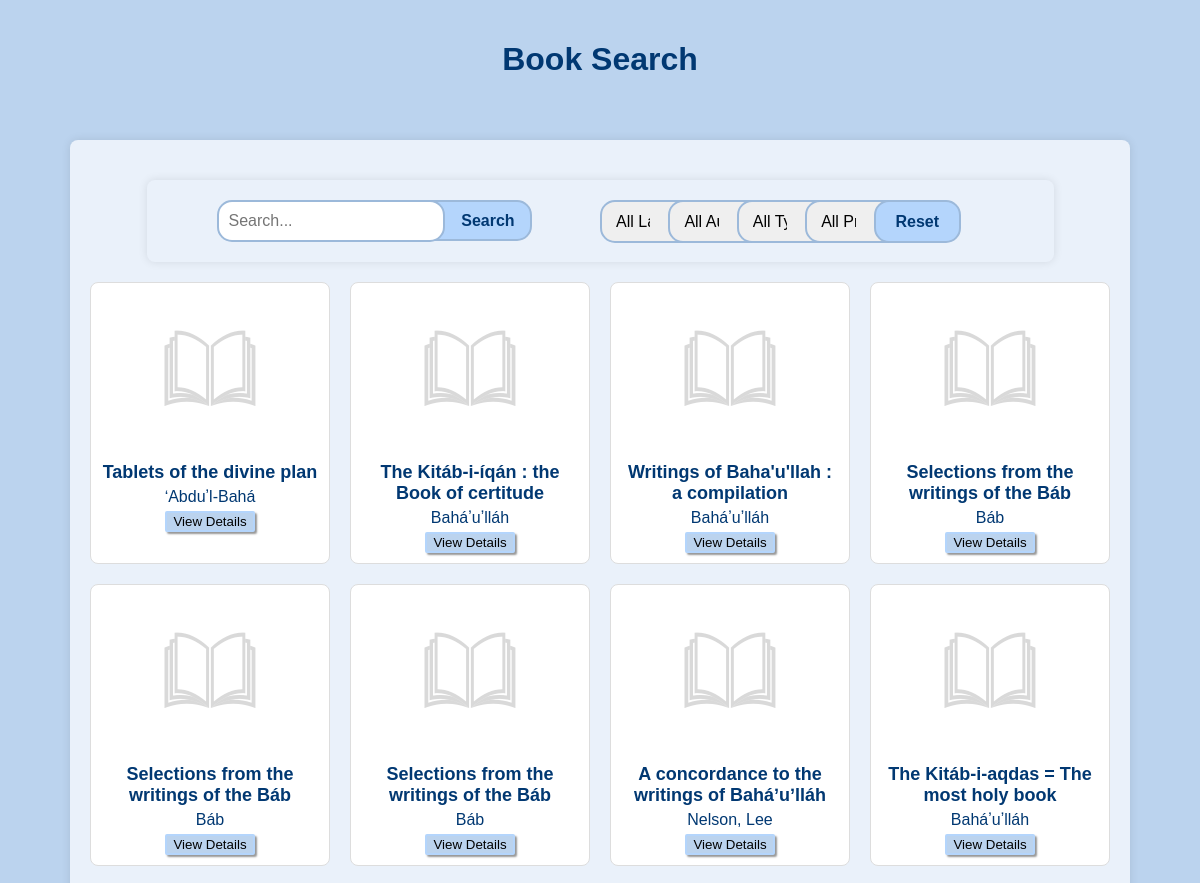
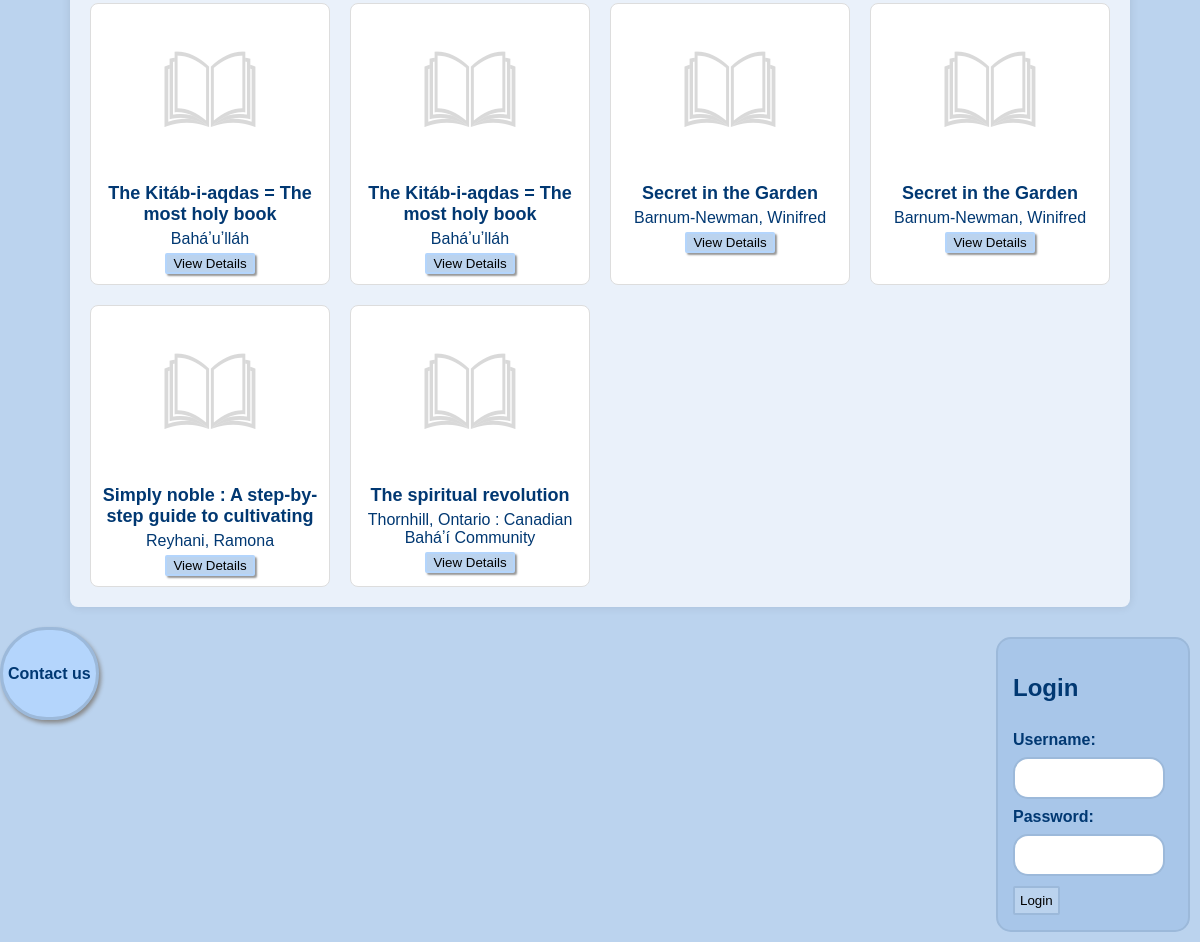
Screenshot of /userPage.php?language=English with the database file from the repository (2 pictures, top to bottom).
### tables this page shows
CREATE TABLE `book` (
  `book_id` int(11) NOT NULL,
  `title` varchar(50) NOT NULL,
  `author` varchar(50) NOT NULL,
  `language` varchar(20) NOT NULL,
  `type` varchar(20) NOT NULL,
  `cover_img` varchar(100) NOT NULL,
  `publish_date` int(11) NOT NULL,
  `description` varchar(1000) NOT NULL,
  `create_date` timestamp NOT NULL DEFAULT current_timestamp() ON UPDATE current_timestamp(),
  `status` varchar(20) NOT NULL,
  `udk` varchar(100) NOT NULL,
  `price` decimal(11,2) NOT NULL,
  `link_to_literature` varchar(1000) NOT NULL,
  `invent_num` varchar(20) NOT NULL,
  `structural_unit` varchar(100) NOT NULL
);

### userPage.php (the view, shortened to what this page needs)
<!DOCTYPE html>
<html lang="en">
<head>
  <link rel="stylesheet" href="style/style.css">
</head>
<body id="bodyUser">
  <header>
    <h1>Book Search</h1>
  </header>
  <div class="container">
    <div class="container">
      <?php include 'filters.php'; ?>
      <form action="" method="POST" class="search-bar">
      <input class="search-input" id="search" name="search" type="text" placeholder="Search...">
      <input class="search-btn" id="submit" name="submit" type="submit" value="Search">
      </form>
    </div>
    <div class="books">
      <?php
      $servername = "localhost";
      $username = "root";
      $password = "";
      $dbname = "ils";
      $conn = new mysqli($servername, $username, $password, $dbname);
      $sql = "SELECT * FROM book";
      if(isset($_GET['language']) && !empty($_GET['language'])) {
        $language = $_GET['language'];
        if($language !== 'all') {
          $sql .= " WHERE language = '$language'";
        }
      }
      $result = $conn->query($sql);
      if ($result->num_rows > 0) {
        while($row = $result->fetch_assoc()) {
          echo "<div class='book'>";
          echo "<img class='book-cover' src='Images/" . $row["cover_img"] . "' alt='book-cover'>";
          echo "<h2>" . $row["title"] . "</h2>";
          echo "<p>" . $row["author"] . "</p>";
          echo "<button class='view-details-btn' data-book-id='" . $row["book_id"] . "' data-language='" . $row["language"] . "' data-description='" . $row["description"] . "' data-type='" . $row["type"] . "' data-udk='" . $row["udk"] . "' data-link='" . $row["link_to_literature"] . "' data-price='" . $row["price"] . "' data-date='" . $row["publish_date"] . "'>View Details</button>";
          echo "</div>";
        }
      } else {
        echo "0 results";
      }
      ?>
    </div>
  </div>
  <div class="login-form">
    <h2>Login</h2>
    <form action="login.php" method="post">
      <label class="label" for="username">Username:</label>
      <input class="input" type="text" id="username" name="username" required><br>
      <label class="label" for="password">Password:</label>
      <input class="input" type="password" id="password" name="password" required><br>
      <button class="login-btn" type="submit">Login</button>
    </form>
  </div>
    <?php include 'contactForm.php'; ?>
  </div>
</body>
</html>

### style/style.css (style rules this page uses)
body { margin: 0; padding: 0; font-family: Arial, sans-serif; background-color: #f2f2f2; font-family: Verdana (sans-serif); color: #013872; }
#bodyUser { overflow: auto; background-color: #bbd3ee; }
.container { width: 85%; margin: 20px auto; padding: 20px; background-color: #eaf1fa; box-shadow: 0 0 10px rgba(0, 0, 0, 0.1); border-radius: 8px; }
header { text-align: center; padding: 20px; }
.book-cover { height: 200px; }
.books { display: grid; grid-template-columns: repeat(auto-fill, minmax(200px, 1fr)); grid-gap: 20px; }
.book { background-color: #fff; border: 1px solid #ddd; border-radius: 8px; padding: 10px; text-align: center; transition: transform 0.3s ease; }
.book img { max-width: 100px; max-height: 150px; margin-bottom: 10px; }
.book h2 { color: #013872; font-size: 18px; margin: 5px 0; }
.book p { font-size: 16px; margin: 5px 0; color: #013872; }
.search-input { width: 25%; padding: 10px; border: 2px solid #9cb9da; border-radius: 15px; line-height: 15px; z-index: 10; position: relative; font-size: 16px; }
.search-btn { border-radius: 15px; line-height: 35px; padding-left: 50px; padding-right: 15px; margin-left: -40px; border: 2px solid #9cb9da; background-color: #b4d5fc; z-index: 5; position: relative; font-size: 16px; color: #013872; font-weight: bold; cursor: pointer; }
.search-bar { padding-left: 50px; }
.view-details-btn { background-color: #bbd3ee; border: 2px solid #b4d5fc; border-radius: 2px; box-shadow: 2px 2px 2px #969696; cursor: pointer; }
.login-form { float: right; padding: 15px; border: 2px solid #9cb9da; border-radius: 15px; width: 20vh; background-color: #a8c6e9; margin: 10px; }
.input { width: 80%; padding: 10px; border: 2px solid #9cb9da; border-radius: 15px; line-height: 15px; z-index: 10; position: relative; font-size: 16px; }
.label { line-height: 35px; font-size: 16px; color: #013872; font-weight: bold; }
.login-btn { margin-top: 10px; background-color: #bbd3ee; border: 2px solid #9cb9da; border-radius: 2px; cursor: pointer; padding: 5px; }

### rows the page displays
book: cover_img (placeholder picture), title "Tablets of the divine plan", author "ʻAbduʼl-Bahá"
book: cover_img (placeholder picture), title "The Kitáb-i-íqán : the Book of certitude", author "Baháʼuʼlláh"
book: cover_img (placeholder picture), title "Writings of Baha'u'llah : a compilation", author "Baháʼuʼlláh"
book: cover_img (placeholder picture), title "Selections from the writings of the Báb", author "Báb"
book: cover_img (placeholder picture), title "Selections from the writings of the Báb", author "Báb"
book: cover_img (placeholder picture), title "Selections from the writings of the Báb", author "Báb"
book: cover_img (placeholder picture), title "A concordance to the writings of Baháʼuʼlláh", author "Nelson, Lee"
book: cover_img (placeholder picture), title "The Kitáb-i-aqdas = The most holy book", author "Baháʼuʼlláh"
book: cover_img (placeholder picture), title "The Kitáb-i-aqdas = The most holy book", author "Baháʼuʼlláh"
book: cover_img (placeholder picture), title "The Kitáb-i-aqdas = The most holy book", author "Baháʼuʼlláh"
book: cover_img (placeholder picture), title "Secret in the Garden", author "Barnum-Newman, Winifred"
book: cover_img (placeholder picture), title "Secret in the Garden", author "Barnum-Newman, Winifred"
book: cover_img (placeholder picture), title "Simply noble : A step-by-step guide to cultivating", author "Reyhani, Ramona"
book: cover_img (placeholder picture), title "The spiritual revolution", author "Thornhill, Ontario : Canadian Baháʼí Community"
